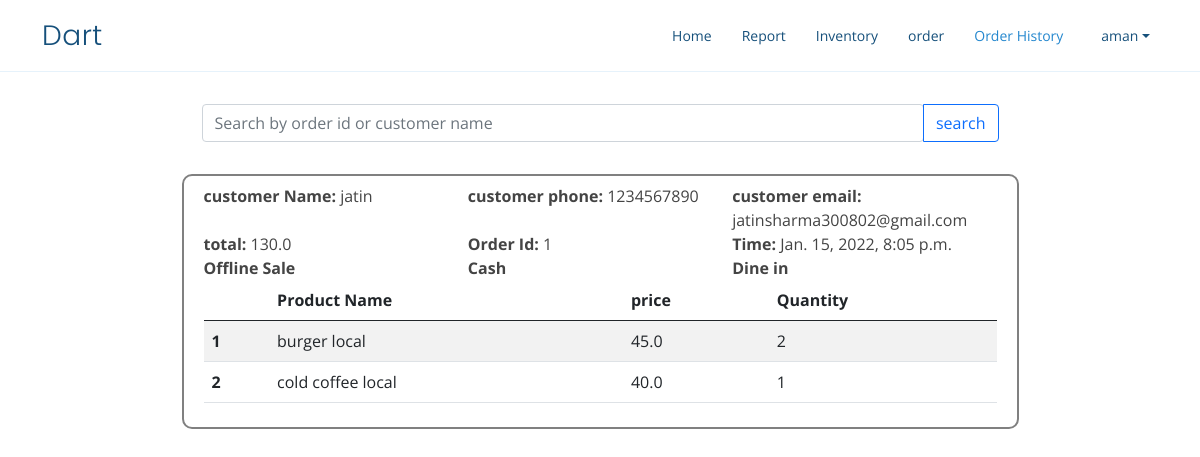
Screenshot of /order-history/1 (signed in) with the database file from the repository.
### home/models.py (models this page shows, shortened)
class Order(models.Model):
    user=models.ForeignKey(User,on_delete=models.CASCADE,related_name='order')
    customer = models.ForeignKey(Customer,on_delete=models.SET_NULL,null=True)
    date_created = models.DateTimeField(auto_now_add=True, null=True)
    saleChoices=(
        ('Online Sale','Online Sale'),
        ('Offline Sale','Offline Sale')
    )
    saleType=models.CharField(choices=saleChoices,default='Offline Sale',max_length=15)
    orderStateChoices=(
        ('Dine in','Dine in'),
        ('Takeaway','Takeaway')
    )
    orderState=models.CharField(choices=orderStateChoices,default='Dine in',max_length=15)
    paymentChoices=(
        ('Cash','Cash'),
        ('Amazon Pay','Amazon Pay'),
        ('Google Pay','Google Pay'),
        ('Paytm','Paytm'),
        ('Card','Card')
    )
    payment_method=models.CharField(choices=paymentChoices,default='Cash',max_length=15)
    objects=OrderManager()
    def total(self):
        totalAmount=0
        for orderProduct in self.orderProducts.all():
            totalAmount+=orderProduct.TotalCostProduct()
        return totalAmount

class Customer(models.Model):
    user=models.ForeignKey(User,on_delete=models.CASCADE)
    name = models.CharField(max_length=200, null=True)
    phone = models.CharField(max_length=200, null=True)
    email = models.CharField(max_length=200, null=True,blank=True)
    date_created = models.DateTimeField(auto_now_add=True, null=True)

class OrderProduct(models.Model):
    order=models.ForeignKey(Order,on_delete=models.CASCADE,related_name='orderProducts')
    product=models.ForeignKey(Product,on_delete=models.SET_NULL,null=True,related_name='orderProducts')
    quantity = models.IntegerField(default=1)
    def TotalCostProduct(self):
        return self.product.price*self.quantity

class Product(models.Model):
    name = models.CharField(max_length=200, null=True)
    price = models.FloatField(null=True)
    description = models.CharField(max_length=200, null=True,blank=True)
    unit = models.CharField(max_length=50,null=True,blank=True)
    qty=models.DecimalField( max_digits=10, decimal_places=2)
    date_created = models.DateTimeField(auto_now_add=True, null=True)
    user=models.ForeignKey(User,on_delete=models.CASCADE,related_name='product')
    category=models.ForeignKey(ProductCategory,null=True,blank=True,on_delete=models.CASCADE)

### home/views.py (the view)
# urls.py: path('order-history', views.orderHistory,name='order-history'),
@login_required
def orderHistory(request,id=None):
    if id is None:
        orders=Order.objects.filter(user=request.user).order_by('-date_created')
    else:
        if id.isdigit():
            orders=Order.objects.filter(id=id)
        else:
            orders=Order.objects.filter(customer__name__icontains=id)
    param={'orders':orders}
    return render(request,'order-history.html',param)

### templates/order-history.html (shortened to what this page needs)
{% extends 'base.html' %}
{% block historyActive %}active{% endblock historyActive %}
{% block body %}
<div class="container">
  <div class="row w-75 my-4 px-2 py-2 orderDetails" style="border: none;">
    <div class="input-group">
      <input type="search" id="searchInput" class="form-control rounded" placeholder="Search by order id or customer name" aria-label="Search" aria-describedby="search-addon"/>
      <button type="button" id="searchBtn" onclick=changeUrl() class="btn btn-outline-primary">search</button>
    </div>
  </div>
    {% for order in orders %}
    <div class="row w-75 orderDetails my-4 px-2 py-2">
        <div class="row">
        <div class="col-sm"><b>customer Name: </b><span>{{order.customer.name}}</span></div>
        <div class="col-sm"><b>customer phone: </b><span>{{order.customer.phone}}</span></div>
        <div class="col-sm" id="email"><b>customer email: </b><span>{{order.customer.email}}</span></div>
        </div>
        <div class="row">
            <div class="col-sm-4">
              <b>total: </b><span>{{order.total}}</span>
            </div>
            <div class="col-sm-4">
              <b>Order Id: </b><span>{{order.id}}</span>
            </div>
            <div class="col-sm">
              <b>Time: </b><span>{{order.date_created}}</span>
            </div>
        </div>
        <div class="row">
          <div class="col-sm-4"><b>{{order.saleType}}</b></div>
          <div class="col-sm-4"><b>{{order.payment_method}}</b></div>
          <div class="col-sm-4"><b>{{order.orderState}}</b></div>
        </div>
        <div class="row mx-0">
            <table class="table table-striped table-hover">
                <thead>
                  <tr>
                    <th scope="col"></th>
                    <th scope="col">Product Name</th>
                    <th scope="col">price</th>
                    <th scope="col">Quantity</th>
                  </tr>
                </thead>
                <tbody>
                    {% for orderProduct in order.orderProducts.all %}
                  <tr>
                    <th scope="row">{{forloop.counter}}</th>
                    <td>{{orderProduct.product.name}}</td>
                    <td>{{orderProduct.product.price}}</td>
                    <td>{{orderProduct.quantity}}</td>
                  </tr>
                  {% endfor %}
                </tbody>
              </table>
        </div>
    </div>
    {% endfor %}
</div>
{% endblock body %}

### templates/base.html (shortened to what this page needs)
<!doctype html>
{% load static %}
<html lang="en">
<head>
  <link href="https://cdn.jsdelivr.net/npm/bootstrap@5.0.2/dist/css/bootstrap.min.css" rel="stylesheet"
>
  <link href="{% static 'vendor/aos/aos.css' %}" rel="stylesheet">
  <link href="{% static 'vendor/bootstrap-icons/bootstrap-icons.css' %}" rel="stylesheet">
  <link href="{% static 'vendor/boxicons/css/boxicons.min.css' %}" rel="stylesheet">
  <link href="{% static 'vendor/glightbox/css/glightbox.min.css' %}" rel="stylesheet">
  <link href="{% static 'vendor/remixicon/remixicon.css' %}" rel="stylesheet">
  <link href="{% static 'vendor/swiper/swiper-bundle.min.css' %}" rel="stylesheet">
  <link href={% static 'css/base.css' %} rel="stylesheet">
</head>
<body>
  <header id="header" class="fixed-top">
    <div class="container d-flex align-items-center justify-content-between">
      <h1 class="logo"><a href={% url 'home' %}>Dart</a></h1>
      <nav id="navbar" class="navbar">
        <ul>
          <li><a class="nav-link scrollto {% block homeActive %}{% endblock homeActive %}" href="{% url 'home' %}">Home</a></li>
          <li><a class="nav-link scrollto {% block reportActive %}{% endblock reportActive %}" href="{% url 'report' %}">Report</a></li>
          <li><a class="nav-link scrollto {% block productActive %}{% endblock productActive %}" href="{% url 'product' %}">Inventory</a></li>
          <li><a class="nav-link scrollto o {% block orderActive %}{% endblock orderActive %}" href={% url 'order' %}>order</a></li>
          <li><a class="nav-link scrollto {% block historyActive %}{% endblock historyActive %}" href="{% url 'order-history' %}">Order History</a></li>
          <li class="nav-item dropdown">
            <a class="nav-link dropdown-toggle mx-2" href="#" id="userDropdown" role="button" data-bs-toggle="dropdown"
              aria-expanded="false">{{request.user}}
            </a>
          </li>
        </ul>
      </nav>
    </div>
  </header>
<br>
<br>
<br>
  {% block body %}{% endblock body %}
</body>
</html>

### static/css/base.css (style rules this page uses)
body { font-family: "Open Sans", sans-serif; color: #444444; }
a { color: #2487ce; text-decoration: none; }
h1, h2, h3, h4, h5, h6 { font-family: "Raleway", sans-serif; }
#header { transition: all 0.5s; background: #fff; z-index: 997; padding: 15px 0; border-bottom: 1px solid #e6f2fb; }
#header .logo { font-size: 28px; margin: 0; padding: 0; line-height: 1; font-weight: 300; letter-spacing: 0.5px; font-family: "Poppins", sans-serif; }
#header .logo a { color: #16507b; }
.navbar { padding: 0; }
.navbar ul { margin: 0; padding: 0; display: flex; list-style: none; align-items: center; }
.navbar li { position: relative; }
.navbar a, .navbar a:focus { display: flex; align-items: center; justify-content: space-between; padding: 10px 0 10px 30px; font-size: 14px; color: #16507b; white-space: nowrap; transition: 0.3s; }
.navbar a:hover, .navbar .active, .navbar .active:focus, .navbar li:hover > a { color: #2487ce; }

### templates/order-history.html (style rules this page uses)
.orderDetails { border: 2px solid grey; border-radius: 10px; margin: auto; }

### rows the page displays
Order: customer.name "jatin", customer.phone "1234567890", customer.email "jatinsharma300802@gmail.com", total "130.0", id "1", date_created "Jan. 15, 2022, 8:05 p.m.", saleType "Offline Sale", payment_method "Cash", orderState "Dine in"
OrderProduct: product.name "burger local", product.price "45.0", quantity "2"
OrderProduct: product.name "cold coffee local", product.price "40.0", quantity "1"

### other values shown
{{ request.user }} "aman"
